Frame 1 (no input): blank canvas, image omitted
Frame 60 (no input): blank canvas, image omitted
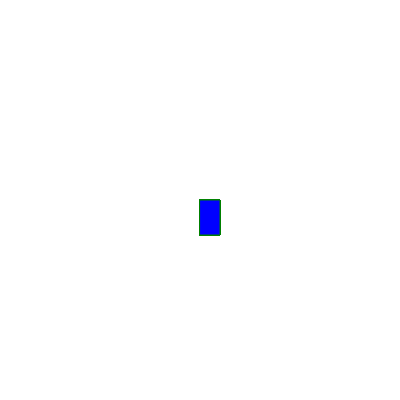
Frame 120 (the mouse pressed at the canvas centre since frame 60)

The p5.js sketch whose frames 1 and 60 were blank and that drew this single picture after the mouse press (run headless with seeded random() and noise() and a simulated clock; from frame 60 on, the mouse is pressed at the canvas centre):

// p5.js sketch
// ── sketch.js
function setup() {
    createCanvas(400, 400);
    background("white")
  }
  
  function draw() {
    stroke("green");
    fill("blue");
    
    
    if (mouseIsPressed) {
      rect(mouseX, mouseY, 20, 35);
    }
  }
